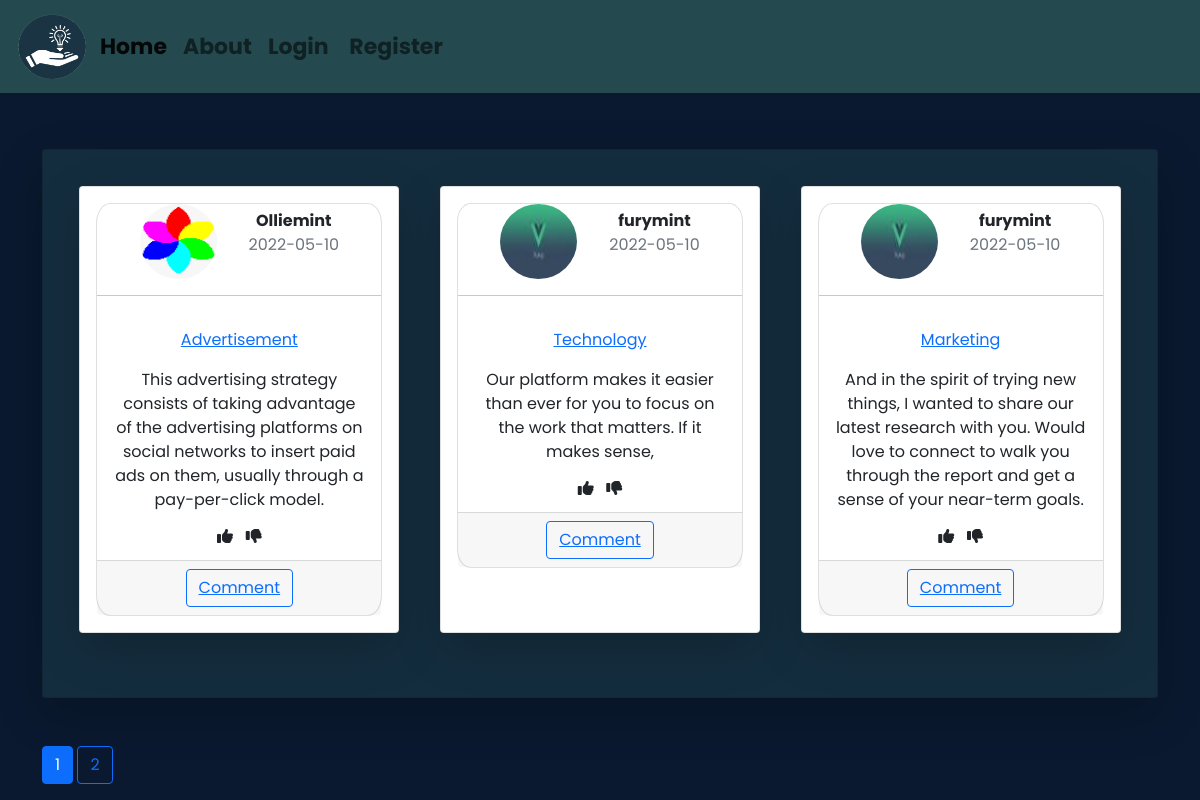
The page /home on the database its author committed.
### app/models.py (models this page shows, shortened)
class Pitch(db.Model):
    id = db.Column(db.Integer,primary_key=True)
    title =db.Column(db.String(100), nullable=False)
    posted = db.Column(db.DateTime,nullable = False, default = datetime.utcnow)
    pitch = db.Column(db.Text, nullable = False)
    user_id = db.Column(db.Integer, db.ForeignKey('user.id'), nullable = False)

class User(db.Model,UserMixin):
    id = db.Column(db.Integer,primary_key=True)
    username =db.Column(db.String(15),unique=True, nullable=False)
    email =db.Column(db.String(100),unique=True, nullable=False)
    avatar =db.Column(db.String(60), nullable=False, default ='default.jpg')
    password =db.Column(db.String(60), nullable=False)
    pitchs = db.relationship('Pitch',backref = 'author', lazy =True)

### app/routes.py (the view)
@app.route('/')
@app.route('/home')
def home():
    page = request.args.get('page',1,type=int)
    pitches = Pitch.query.order_by(Pitch.posted.desc()).paginate(page=page, per_page=3)
    return render_template('home.html',pitches=pitches)

### app/templates/home.html
{%extends 'base.html' %}
{% block content %}
    <div class="card shadow-lg p-3 mb-5 bg-white rounded" id="home">
        <div class="flex">
        {% for pitch in pitches.items %}
        <div class="card shadow-lg p-3 mb-5 bg-white rounded " style="width: 20rem;" id="cards">
            <div class="card text-center">
                <div class="header">
                    <div>
                <img class="rounded-circle" src="{{ url_for('static',filename='profiles/' + pitch.author.avatar) }}" alt="">
            </div>
            <div>
                <ul>
                    <li><strong>{{pitch.author.username}}</strong></li>
                    <li class="text-muted">{{ pitch.posted.strftime('%Y-%m-%d') }}</li>
                </ul>
            </div>
                </div>
                <hr>
                <div class="card-body">
                <p><a href="{{ url_for('pitched',pitch_id =pitch.id) }}">{{pitch.title}}</a></p>
                <p class="card-text">{{pitch.pitch}}</p>
                <div class="vote">
                    <i class="fa-solid fa-thumbs-up"></i>
                    <i class="fa-solid fa-thumbs-down"></i>
                </div>
                </div>
                <div class="card-footer text-muted">
                <button type="submit" class="btn btn-outline-primary"><a href="{{ url_for('comment') }}">Comment</a></button>
                </div>
            </div>
        </div>
        {% endfor %}
    </div>
    </div>
    {% for page_num in pitches.iter_pages()  %}
        {% if page_num %}
            {% if pitches.page == page_num %}
              <a class="btn btn-primary" href="{{ url_for('home', page=page_num) }}">{{ page_num }}</a>
            {% else %}
              <a class="btn btn-outline-primary" href="{{ url_for('home', page=page_num) }}">{{ page_num }}</a>
            {% endif %}
        {% else %}
          ..
        {% endif %}
    {% endfor %}
{% endblock %}

### app/static/css/style.css (style rules this page uses)
* { box-sizing: border-box; font-family: 'Poppins', sans-serif; text-decoration: none; }
html { scroll-behavior: smooth; }
body { background-color: #0A192F; }
#cards { margin: 20px; }
.vote { display: flex; justify-content: center; gap: 5%; }
#home { margin-top: 5%; background-color: #142D3E !important; }
#home .card { border-radius: 5%; }
#home .flex { display: flex; flex-wrap: wrap; justify-content: space-around; }
.header img { height: 75px; width: 77px; }
.header { display: flex; justify-content: center; align-items: center; }
.header li { list-style: none; }

### rows shown on the page
Pitch: avatar (picture), author.username "Olliemint", posted "2022-05-10", title "Advertisement", pitch "This advertising strategy consists of taking advantage of the advertising platforms on social networks to insert paid ads on them, usually through a pay-per-click model."
Pitch: avatar (picture), author.username "furymint", posted "2022-05-10", title "Technology", pitch "Our platform makes it easier than ever for you to focus on the work that matters. If it makes sense,"
Pitch: avatar (picture), author.username "furymint", posted "2022-05-10", title "Marketing", pitch "And in the spirit of trying new things, I wanted to share our latest research with you. Would love to connect to walk you through the report and get a sense of your near-term goals."

### other values the page prints
{{ page_num }} "1"
{{ page_num }} "2"
